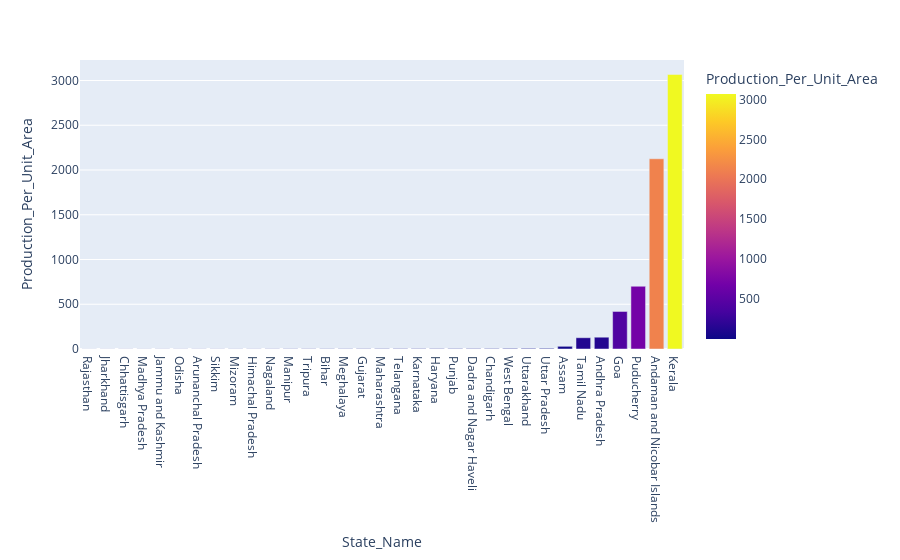

The notebook cell saved with this chart:
### Markdown cell above
# Productivity of different states

### Code cell
temp = df.groupby('State_Name')['Area', 'Production'].sum().reset_index()
temp['Production_Per_Unit_Area'] = temp['Production']/temp['Area']
temp = temp.sort_values(by='Production_Per_Unit_Area')
px.bar(temp, 'State_Name', 'Production_Per_Unit_Area', color='Production_Per_Unit_Area', )

### Figure 1 — Plotly figure (JSON) as saved in the notebook; plotly's stock layout.template omitted (floating-point values rounded to 4 significant figures)
{"data": [{"alignmentgroup": "True", "hovertemplate": "State_Name=%{x}<br>Production_Per_Unit_Area=%{marker.color}<extra></extra>", "legendgroup": "", "marker": {"color": [1.034, 1.148, 1.216, 1.361, 1.435, 1.456, 1.564, 1.598, 1.672, 1.78, 2.103, 2.606, 2.698, 2.857, 3.002, 3.384, 3.922, 4.119, 4.255, 4.255, 4.627, 4.66, 5.108, 6.49, 7.033, 7.459, 30.01, 125.9, 131.7, 419.5, 701.1, 2126.0, 3068.0], "coloraxis": "coloraxis", "pattern": {"shape": ""}}, "name": "", "offsetgroup": "", "orientation": "v", "showlegend": false, "textposition": "auto", "type": "bar", "x": ["Rajasthan", "Jharkhand", "Chhattisgarh", "Madhya Pradesh", "Jammu and Kashmir ", "Odisha", "Arunanchal Pradesh", "Sikkim", "Mizoram", "Himachal Pradesh", "Nagaland", "Manipur", "Tripura", "Bihar", "Meghalaya", "Gujarat", "Maharashtra", "Telangana ", "Karnataka", "Haryana", "Punjab", "Dadra and Nagar Haveli", "Chandigarh", "West Bengal", "Uttarakhand", "Uttar Pradesh", "Assam", "Tamil Nadu", "Andhra Pradesh", "Goa", "Puducherry", "Andaman and Nicobar Islands", "Kerala"], "xaxis": "x", "y": [1.034, 1.148, 1.216, 1.361, 1.435, 1.456, 1.564, 1.598, 1.672, 1.78, 2.103, 2.606, 2.698, 2.857, 3.002, 3.384, 3.922, 4.119, 4.255, 4.255, 4.627, 4.66, 5.108, 6.49, 7.033, 7.459, 30.01, 125.9, 131.7, 419.5, 701.1, 2126.0, 3068.0], "yaxis": "y"}], "layout": {"barmode": "relative", "coloraxis": {"colorbar": {"title": {"text": "Production_Per_Unit_Area"}}, "colorscale": [[0, "#0d0887"], [0.1111, "#46039f"], [0.2222, "#7201a8"], [0.3333, "#9c179e"], [0.4444, "#bd3786"], [0.5556, "#d8576b"], [0.6667, "#ed7953"], [0.7778, "#fb9f3a"], [0.8889, "#fdca26"], [1, "#f0f921"]]}, "legend": {"tracegroupgap": 0}, "margin": {"t": 60}, "xaxis": {"anchor": "y", "domain": [0, 1], "title": {"text": "State_Name"}}, "yaxis": {"anchor": "x", "domain": [0, 1], "title": {"text": "Production_Per_Unit_Area"}}}}
